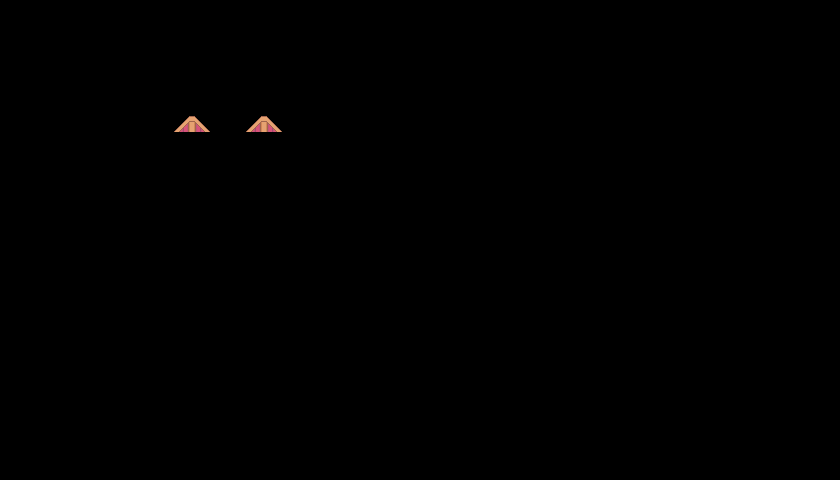

This game map was drawn from its Tiled (.tmx) file and the tilesets committed beside it. A one-line description and the trimmed map source follow:
An orthogonal 70x40 tile map with 12x12 px tiles, 1 tile layer (Foreground Layer), 8 hidden layers not drawn, 2 tilesets.

<map version="1.9" tiledversion="1.9.2" orientation="orthogonal" renderorder="right-down" width="70" height="40" tilewidth="12" tileheight="12" infinite="0" nextlayerid="12" nextobjectid="1">
 <editorsettings>
  <export target="PokemonMap.json" format="json" />
 </editorsettings>
 <tileset firstgid="1" source="Pokemon Style Game.tsx" />
 <tileset firstgid="1025" source="Collision.tsx" />
 <layer id="1" name="Water" width="70" height="40" visible="0">
  <data>[2800 cells, 2800 non-empty, 9 distinct tile ids]</data>
 </layer>
 <layer id="2" name="Island" width="70" height="40" visible="0">
  <data>[2800 cells, 627 non-empty, 148 distinct tile ids]</data>
 </layer>
 <layer id="3" name="Plateau" width="70" height="40" visible="0">
  <data>[2800 cells, 47 non-empty, 40 distinct tile ids]</data>
 </layer>
 <layer id="10" name="Holes" width="70" height="40" visible="0">
  <data>[2800 cells, 34 non-empty, 25 distinct tile ids]</data>
 </layer>
 <layer id="4" name="House" width="70" height="40" visible="0">
  <data>[2800 cells, 96 non-empty, 78 distinct tile ids]</data>
 </layer>
 <layer id="5" name="Bush" width="70" height="40" visible="0">
  <data>[2800 cells, 121 non-empty, 26 distinct tile ids]</data>
 </layer>
 <layer id="7" name="Boat" width="70" height="40" visible="0">
  <data>[2800 cells, 70 non-empty, 70 distinct tile ids]</data>
 </layer>
 <layer id="8" name="Collision" width="70" height="40" visible="0" opacity="0.42">
  <data>[2800 cells, 160 non-empty, 1 distinct tile ids]</data>
 </layer>
 <layer id="11" name="Foreground Layer" width="70" height="40">
  <data>[2800 cells, 18 non-empty, 18 distinct tile ids]</data>
 </layer>
</map>
